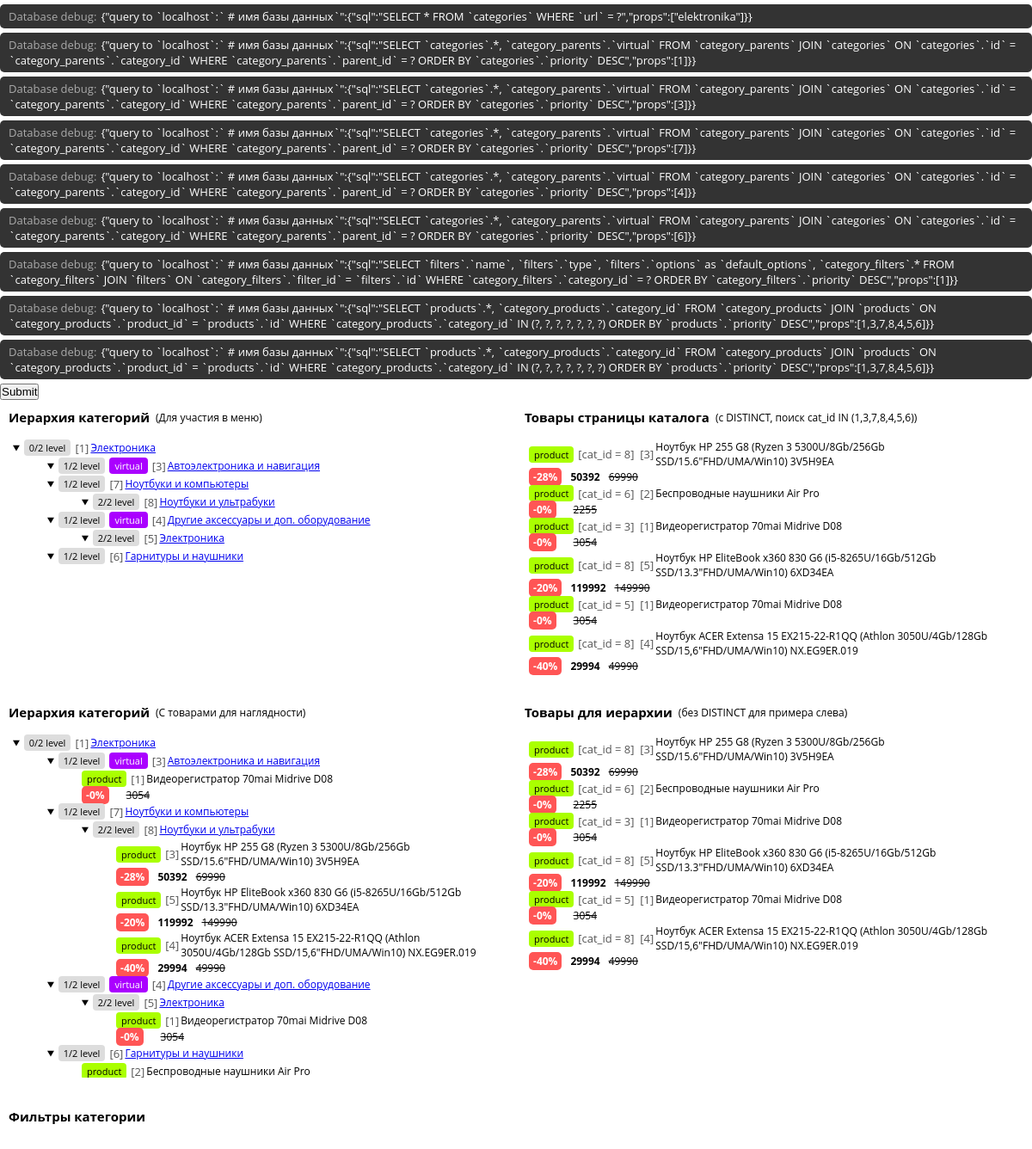
The app's page /catalog/elektronika with its own data.
### tables this page shows
CREATE TABLE `categories` (
  `id` int(10) UNSIGNED NOT NULL,
  `name` varchar(60) NOT NULL,
  `url` char(127) NOT NULL,
  `parent_id` int(10) UNSIGNED DEFAULT NULL,
  `subcat_level` tinyint(2) UNSIGNED NOT NULL DEFAULT 0,
  `priority` int(10) UNSIGNED NOT NULL DEFAULT 0
);

CREATE TABLE `category_parents` (
  `id` int(10) UNSIGNED NOT NULL,
  `category_id` int(10) UNSIGNED NOT NULL,
  `parent_id` int(10) UNSIGNED NOT NULL,
  `position` tinyint(3) UNSIGNED NOT NULL DEFAULT 0,
  `virtual` tinyint(1) NOT NULL DEFAULT 0
);

CREATE TABLE `category_products` (
  `id` int(10) UNSIGNED NOT NULL,
  `category_id` int(10) UNSIGNED NOT NULL,
  `product_id` int(10) UNSIGNED NOT NULL
);

CREATE TABLE `products` (
  `id` int(10) UNSIGNED NOT NULL,
  `brand_id` int(10) UNSIGNED NOT NULL,
  `name` varchar(120) NOT NULL,
  `price` int(10) UNSIGNED NOT NULL,
  `priceD` int(10) UNSIGNED DEFAULT NULL,
  `discount` tinyint(3) UNSIGNED DEFAULT 0,
  `description` varchar(250) DEFAULT NULL,
  `priority` int(10) UNSIGNED NOT NULL DEFAULT 0
);

### views/catalog/parts/DemoRender.php (the view, shortened to what the rows shown need)
<?php
class DemoRender
{
    public $products = [];
    public $showProducts;
    public $subcat_level;
    public function run(Category $cat = null, array $products = [], bool $showProducts = false)
    {
        if (empty($cat) && !empty($products)) return $this->showProducts($products);
        $this->subcat_level = $cat->subcat_level;
        $this->products = &$products;
        $this->showProducts = $showProducts;
        return '<div class="demoRender">'. $this->showCat($cat) .'</div>';
    }
    public function showCat(Category &$cat, int $level = 0)
    {
        $title = $this->showTitle($cat, $level);
        if ($level < $this->subcat_level) {
            $subs = $cat->subCategories();
        }
        if ($level <= $this->subcat_level) {
            $products = $this->getCatProducts($cat->id);
        }
        if (!empty($subs) || !empty($products)) {
            $out = '<details class="category" open><summary>'. $title .'</summary><div class="subs">';
            if (!empty($subs)) {
                $level++;
                $out .= $this->showCats($subs, $level);
            }
            if (true === $this->showProducts && !empty($products)) {
                $out .= $this->showProducts($products, $level);
            }
            $out .= '</div></details>';
        } else {
            $out = '<div class="category">'. $title .'</div>';
        }
        return $out;
    }
    public function showCats(array &$cats = null, int $level = 0)
    {
        $out = '<div class="categories">';
        foreach ($cats as $cat) {
            $out .= $this->showCat($cat, $level);
        }
        return $out .'</div>';
    }
    protected function getCatProducts(int $cat_id)
    {
        return array_filter($this->products, function (Product $product) use ($cat_id) {
            return isset($product->category_id) && $product->category_id === $cat_id;
        });
    }
    protected function showProducts(array $products = null, int $level = null) {
        $out = '<div class="products">';
        foreach ($products as $product) {
            $out .= $this->showProduct($product, $level);
        }
        return $out .'</div>';
    }
    protected function showProduct(Product &$product, int $level = null) {
        return '<div class="product">'. $this->showTitle($product, $level)
        . '<div class="product-data">'
        . '<span class="discount">-'. $product->discount .'%</span>'
        . '<span class="priceD">'. $product->priceD .'</span>'
        . '<del class="price">'. $product->price .'</del>'
        . '</div></div>';
    }
    protected function showTitle(object &$entity, int $level = null)
    {
        $type = '';
        $cat_id = null;
        $href = '';
        if ($entity instanceof Category) {
            $type = (isset($entity->virtual) && $entity->virtual == 1) ? 'virtual' : 'category';
            if (null !== $level) {
                $level = "{$level}/{$this->subcat_level}";
                $level = "<span class=\"level\">{$level} level</span>";
            }
            $href = App::url() . '/catalog/' . $entity->url;
        } else if ($entity instanceof Product) {
            $type = 'product';
            if (null === $level && isset($entity->category_id)) {
                $cat_id = '<span class="id cat_id">cat_id = '. $entity->category_id .'</span>';
            }
            $level = null;
        }
        if (!empty($type)) $type = "<span class=\"type {$type}\">{$type}</span>";
        return '<p class="title">'
        . $level . $type . $cat_id
        .'<span class="id">'. $entity->id .'</span>'
        .'<span class="name">'
        . (empty($href) ? '' : '<a href="'. $href . '">')
        . $entity->name
        . (empty($href) ? '' : '</a>')
        .'</span></p>';
    }
}

### app/Core/Router/Router.php (shortened to what the rows shown need)
<?php
class Router
{
    protected $routes = [
        'GET' => [],
        'POST' => [],
        'ALL' => [],
    ];
    protected $aliases = [
        ':any' => '.*',
        ':int' => '[0-9]{1,}',
        ':id' => '[1-9]+\d*',
    ];
    public function route(string $method, string $path, $handler)
    {
        $path = $this->preparePath($path);
        $this->routes[strtoupper($method)][$path] = &$handler;
        return $this;
    }
    public function applyAliases(string $val): string
    {
        $aliases = array_merge($this->aliases, ['/' => '\/']);
        foreach ($aliases as $alias => $value) {
            $val = str_replace($alias, $value, $val);
        }
        return $val;
    }
    public function preparePath(string $path): string
    {
        $path = $this->applyAliases($path);
        return "/^$path$/";
    }
    protected function resolveHandler($handler, array $args = [])
    {
        if (is_array($handler)) {
            foreach ($handler as $class => $method) {
                if (!is_string($class)) {
                    $this->resolveHandler($method, $args);
                } else {
                    $this->resolveClassMethodHandler($class, $method, $args);
                }
            }
            return;
        }
        throw new RoutingException("Route handler must be a string, a callable or an array");
    }
    protected function resolveClassMethodHandler(string $class, $method, array $args = [])
    {
        $obj = new $class;
        call_user_func_array([$obj, $method], $args);
    }
    public function routing(string $method, string $path)
    {
        $routes = array_merge($this->routes['ALL'], $this->routes[strtoupper($method)] ?? []);
        try {
            foreach ($routes as $_path => $handler) {
                if (preg_match($_path, $path, $matches)) {
                    array_shift($matches);
                    return $this->resolveHandler($handler, $matches);
                }
            }
        } catch (RoutingException $e) {
            $this->resolveDefault($e);
        }
    }
    public function requestRouting(Request $request = null)
    {
        if (!$request) $request = App::request();
        return $this->routing($request->method, $request->getPath());
    }
}

### records on screen
categories: subcat_level "0/2 0/2", id "1 1", name "Электроника Электроника", subcat_level "1/2", subcat_level "2/2"
category_parents: virtual "virtual", category "3", category.name "Автоэлектроника и навигация"
category_parents: category "7", category.name "Ноутбуки и компьютеры"
category_parents: category "8", category.name "Ноутбуки и ультрабуки"
category_parents: virtual "virtual", category "4", category.name "Другие аксессуары и доп. оборудование"
category_parents: category "5", category.name "Электроника"
category_parents: category "6", category.name "Гарнитуры и наушники"
category_products: type "product", category "8", product "3", product.name "Ноутбук HP 255 G8 (Ryzen 3 5300U/8Gb/256Gb SSD/15.6\"FHD/UMA/Win10) 3V5H9EA", product.discount "28", product.priceD "50392", product.price "69990"
category_products: type "product", category "6", product "2", product.name "Беспроводные наушники Air Pro", product.discount "0", product.price "2255"
category_products: type "product", category "3", product "1", product.name "Видеорегистратор 70mai Midrive D08", product.discount "0", product.price "3054"
category_products: type "product", category "8", product "5", product.name "Ноутбук HP EliteBook x360 830 G6 (i5-8265U/16Gb/512Gb SSD/13.3\"FHD/UMA/Win10) 6XD34EA", product.discount "20", product.priceD "119992", product.price "149990"
category_products: type "product", category "5", product "1", product.name "Видеорегистратор 70mai Midrive D08", product.discount "0", product.price "3054"
category_products: type "product", category "8", product "4", product.name "Ноутбук ACER Extensa 15 EX215-22-R1QQ (Athlon 3050U/4Gb/128Gb SSD/15,6\"FHD/UMA/Win10) NX.EG9ER.019", product.discount "40", product.priceD "29994", product.price "49990"

### other values on screen
$title "Иерархия категорий Товары страницы каталога Иерархия категорий Товары для иерархии Фильтры категории"
$prompt "Для участия в меню с DISTINCT, поиск cat_id IN (1,3,7,8,4,5,6) С товарами для наглядности без DISTINCT для примера слева"
